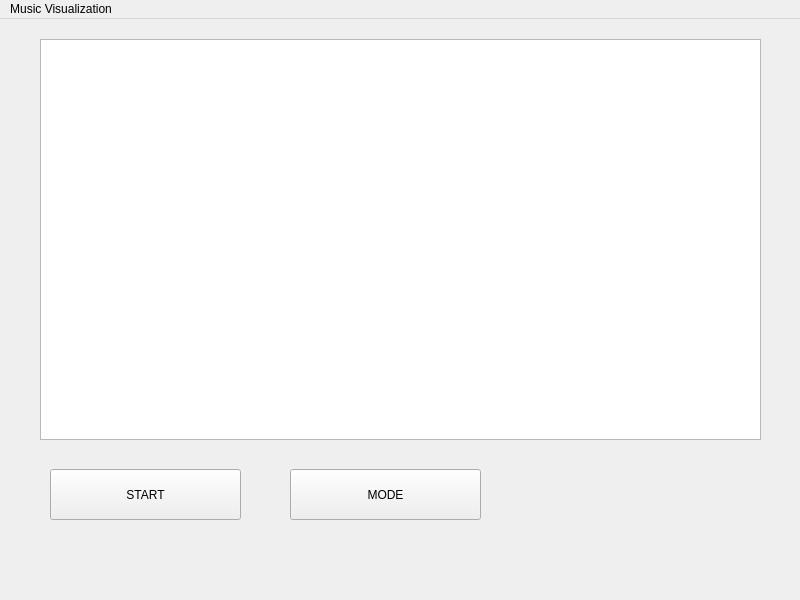
<?xml version="1.0" encoding="UTF-8"?>
<ui version="4.0">
 <class>MainWindow</class>
 <widget class="QMainWindow" name="MainWindow">
  <property name="geometry">
   <rect>
    <x>0</x>
    <y>0</y>
    <width>800</width>
    <height>600</height>
   </rect>
  </property>
  <property name="windowTitle">
   <string>MainWindow</string>
  </property>
  <widget class="QWidget" name="centralwidget">
   <widget class="QPushButton" name="modeButton">
    <property name="geometry">
     <rect>
      <x>290</x>
      <y>450</y>
      <width>191</width>
      <height>51</height>
     </rect>
    </property>
    <property name="text">
     <string>MODE</string>
    </property>
   </widget>
   <widget class="QPushButton" name="stopButton">
    <property name="geometry">
     <rect>
      <x>50</x>
      <y>450</y>
      <width>191</width>
      <height>51</height>
     </rect>
    </property>
    <property name="text">
     <string>START</string>
    </property>
   </widget>
   <widget class="QChartView" name="chartView">
    <property name="geometry">
     <rect>
      <x>40</x>
      <y>20</y>
      <width>721</width>
      <height>401</height>
     </rect>
    </property>
   </widget>
  </widget>
  <widget class="QMenuBar" name="menubar">
   <property name="geometry">
    <rect>
     <x>0</x>
     <y>0</y>
     <width>800</width>
     <height>28</height>
    </rect>
   </property>
   <widget class="QMenu" name="menuMusic">
    <property name="geometry">
     <rect>
      <x>342</x>
      <y>156</y>
      <width>162</width>
      <height>58</height>
     </rect>
    </property>
    <property name="title">
     <string>Music Visualization</string>
    </property>
   </widget>
   <addaction name="menuMusic"/>
  </widget>
 </widget>
 <customwidgets>
  <customwidget>
   <class>QChartView</class>
   <extends>QGraphicsView</extends>
   <header>qchartview.h</header>
  </customwidget>
 </customwidgets>
 <resources/>
 <connections/>
</ui>
